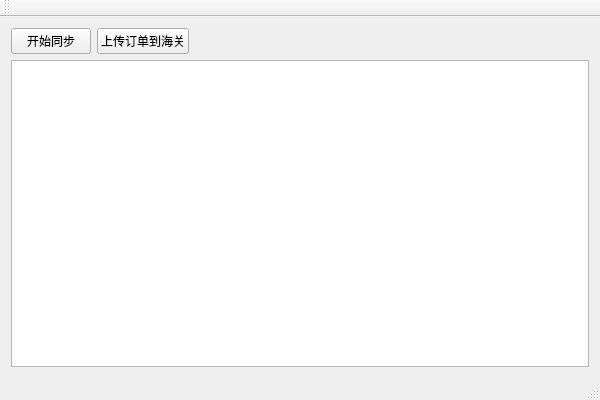
<?xml version="1.0" encoding="UTF-8"?>
<ui version="4.0">
 <class>MainWindow</class>
 <widget class="QMainWindow" name="MainWindow">
  <property name="geometry">
   <rect>
    <x>0</x>
    <y>0</y>
    <width>600</width>
    <height>400</height>
   </rect>
  </property>
  <property name="windowTitle">
   <string>MainWindow</string>
  </property>
  <widget class="QWidget" name="centralWidget">
   <layout class="QVBoxLayout" name="verticalLayout">
    <item>
     <layout class="QHBoxLayout" name="horizontalLayout">
      <item>
       <widget class="QPushButton" name="pbnStart">
        <property name="text">
         <string>开始同步</string>
        </property>
       </widget>
      </item>
      <item>
       <widget class="QPushButton" name="pushButton">
        <property name="text">
         <string>上传订单到海关</string>
        </property>
       </widget>
      </item>
      <item>
       <spacer name="horizontalSpacer">
        <property name="orientation">
         <enum>Qt::Horizontal</enum>
        </property>
        <property name="sizeHint" stdset="0">
         <size>
          <width>40</width>
          <height>20</height>
         </size>
        </property>
       </spacer>
      </item>
     </layout>
    </item>
    <item>
     <widget class="QTextEdit" name="textEdit"/>
    </item>
   </layout>
  </widget>
  <widget class="QMenuBar" name="menuBar">
   <property name="geometry">
    <rect>
     <x>0</x>
     <y>0</y>
     <width>600</width>
     <height>23</height>
    </rect>
   </property>
  </widget>
  <widget class="QToolBar" name="mainToolBar">
   <attribute name="toolBarArea">
    <enum>TopToolBarArea</enum>
   </attribute>
   <attribute name="toolBarBreak">
    <bool>false</bool>
   </attribute>
  </widget>
  <widget class="QStatusBar" name="statusBar"/>
 </widget>
 <layoutdefault spacing="6" margin="11"/>
 <resources/>
 <connections/>
</ui>
